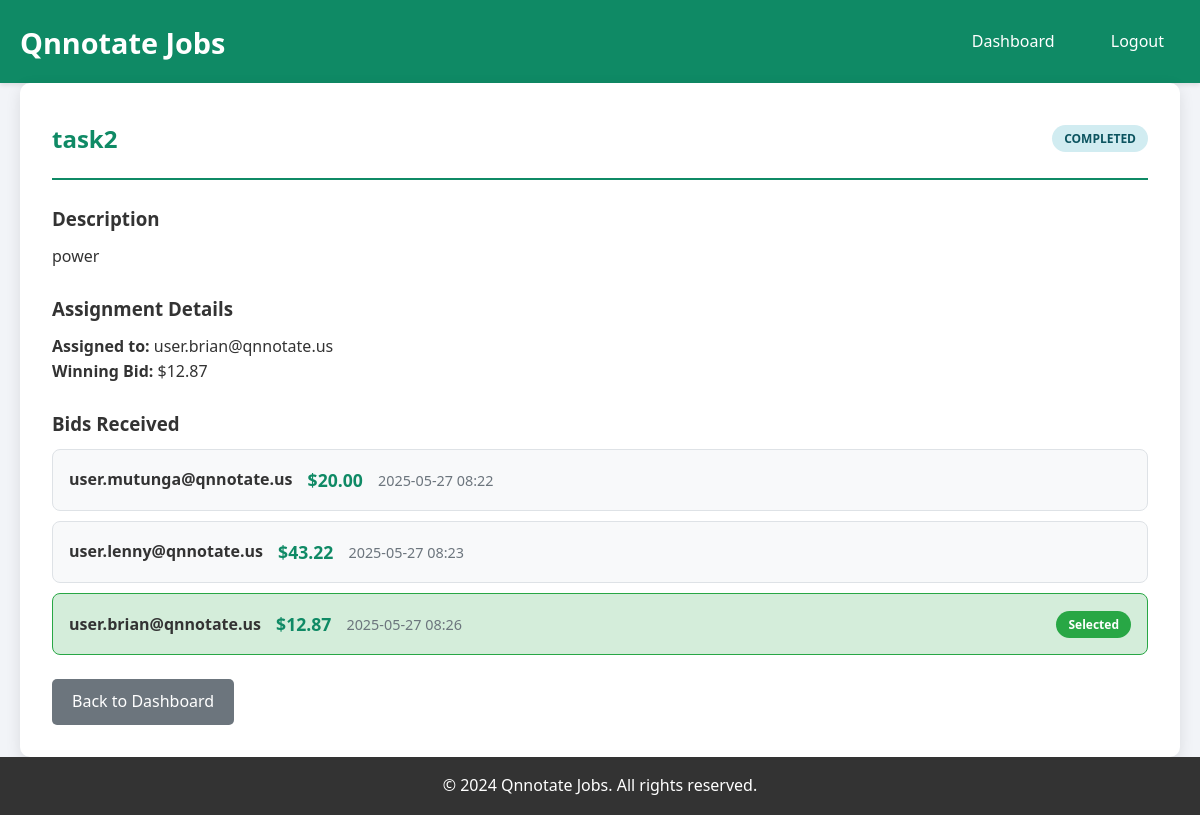
Screenshot of /admin/task_details/2 (signed in) with the database file from the repository.
### models.py (models this page shows)
class Task(db.Model):
    id = db.Column(db.Integer, primary_key=True)
    title = db.Column(db.String(200), nullable=False)
    description = db.Column(db.Text, nullable=False)
    status = db.Column(db.String(50), default='open')  # open, assigned, completed
    created_at = db.Column(db.DateTime, default=datetime.utcnow)
    assigned_user_id = db.Column(db.Integer, db.ForeignKey('user.id'), nullable=True)
    winning_bid_amount = db.Column(db.Float, nullable=True)
    bids = db.relationship('Bid', backref='task', lazy=True)
    assigned_user = db.relationship('User', foreign_keys=[assigned_user_id])

class User(db.Model):
    id = db.Column(db.Integer, primary_key=True)
    username = db.Column(db.String(80), unique=True, nullable=False)
    password = db.Column(db.String(200), nullable=False)
    total_earnings = db.Column(db.Float, default=0.0)
    created_at = db.Column(db.DateTime, default=datetime.utcnow)
    bids = db.relationship('Bid', backref='user', lazy=True)

class Bid(db.Model):
    id = db.Column(db.Integer, primary_key=True)
    user_id = db.Column(db.Integer, db.ForeignKey('user.id'), nullable=False)
    task_id = db.Column(db.Integer, db.ForeignKey('task.id'), nullable=False)
    amount = db.Column(db.Float, nullable=False)
    created_at = db.Column(db.DateTime, default=datetime.utcnow)
    is_selected = db.Column(db.Boolean, default=False)

### app.py (the view)
@app.route('/admin/task_details/<int:task_id>')
def admin_task_details(task_id):
    if not session.get('admin'):
        return redirect(url_for('admin_login'))
    task = Task.query.get_or_404(task_id)
    bids = Bid.query.filter_by(task_id=task_id).all()
    return render_template('task_details.html', task=task, bids=bids, is_admin=True)

### templates/task_details.html (shortened to what this page needs)
{% extends "base.html" %}
{% block content %}
<div class="task-details">
    <div class="task-header">
        <h2>{{ task.title }}</h2>
        <div class="task-status status-{{ task.status }}">{{ task.status.title() }}</div>
    </div>
    <div class="task-description">
        <h3>Description</h3>
        <p>{{ task.description }}</p>
    </div>
    {% if task.assigned_user %}
    <div class="assigned-info">
        <h3>Assignment Details</h3>
        <p><strong>Assigned to:</strong> {{ task.assigned_user.username }}</p>
        <p><strong>Winning Bid:</strong> ${{ "%.2f"|format(task.winning_bid_amount) }}</p>
    </div>
    {% endif %}
    <div class="bids-section">
        <h3>Bids Received</h3>
        {% if bids %}
        <div class="bids-list">
            {% for bid in bids %}
            <div class="bid-item {% if bid.is_selected %}selected-bid{% endif %}">
                <div class="bid-info">
                    <strong>{{ bid.user.username }}</strong>
                    <span class="bid-amount">${{ "%.2f"|format(bid.amount) }}</span>
                    <span class="bid-date">{{ bid.created_at.strftime('%Y-%m-%d %H:%M') }}</span>
                </div>
                {% if bid.is_selected %}
                <div class="selected-indicator">Selected</div>
                {% endif %}
            </div>
            {% endfor %}
        </div>
        {% else %}
        <p>No bids received yet.</p>
        {% endif %}
    </div>
    <div class="task-actions">
        <a href="{{ url_for('admin_dashboard') }}" class="btn btn-secondary">Back to Dashboard</a>
    </div>
</div>
{% endblock %}

### static/style.css (style rules this page uses)
* { margin: 0; padding: 0; box-sizing: border-box; }
body { font-family: 'Segoe UI', Tahoma, Geneva, Verdana, sans-serif; background-color: #f2f4f8; color: #333; line-height: 1.6; }
.btn { display: inline-block; padding: 10px 20px; border: none; border-radius: 5px; text-decoration: none; cursor: pointer; font-size: 16px; transition: all 0.3s; text-align: center; }
.btn-secondary { background-color: #6c757d; color: white; }
.task-status { display: inline-block; padding: 4px 12px; border-radius: 20px; font-size: 12px; font-weight: bold; text-transform: uppercase; margin: 10px 0; }
.status-completed { background-color: #d1ecf1; color: #0c5460; }
.task-actions { margin-top: 15px; }
.bids-list { space-y: 10px; }
.bid-item { background: #f8f9fa; border: 1px solid #dee2e6; border-radius: 8px; padding: 1rem; margin-bottom: 10px; display: flex; justify-content: space-between; align-items: center; }
.bid-item.selected-bid { background: #d4edda; border-color: #28a745; }
.bid-info { display: flex; align-items: center; gap: 15px; }
.bid-amount { font-weight: bold; color: #0f8a65; font-size: 1.1rem; }
.bid-date { color: #6c757d; font-size: 0.9rem; }
.selected-indicator { background: #28a745; color: white; padding: 4px 12px; border-radius: 20px; font-size: 12px; font-weight: bold; }
.task-details { background: white; border-radius: 10px; padding: 2rem; box-shadow: 0 5px 15px rgba(0,0,0,0.1); }
.task-header { display: flex; justify-content: space-between; align-items: center; margin-bottom: 1.5rem; padding-bottom: 1rem; border-bottom: 2px solid #0f8a65; }
.task-header h2 { color: #0f8a65; }
.task-description, .assigned-info, .bids-section { margin-bottom: 1.5rem; }
.task-description h3, .assigned-info h3, .bids-section h3 { color: #333; margin-bottom: 10px; }

### rows the page displays
Task: title "task2", status "COMPLETED", description "power", winning_bid_amount "12.87"
User: assigned_user.username "user.brian@qnnotate.us"
Bid: user.username "user.mutunga@qnnotate.us", amount "20.00", created_at "2025-05-27 08:22"
Bid: user.username "user.lenny@qnnotate.us", amount "43.22", created_at "2025-05-27 08:23"
Bid: user.username "user.brian@qnnotate.us", amount "12.87", created_at "2025-05-27 08:26", is_selected "Selected"
